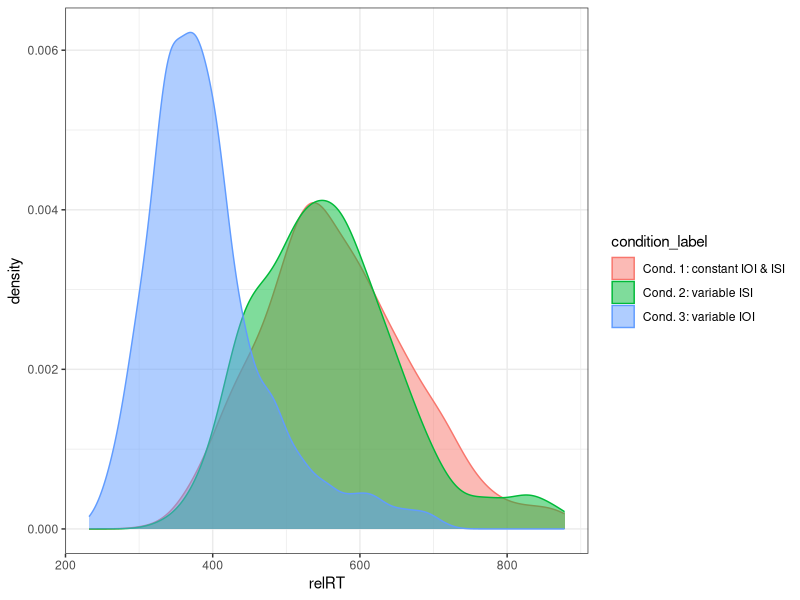
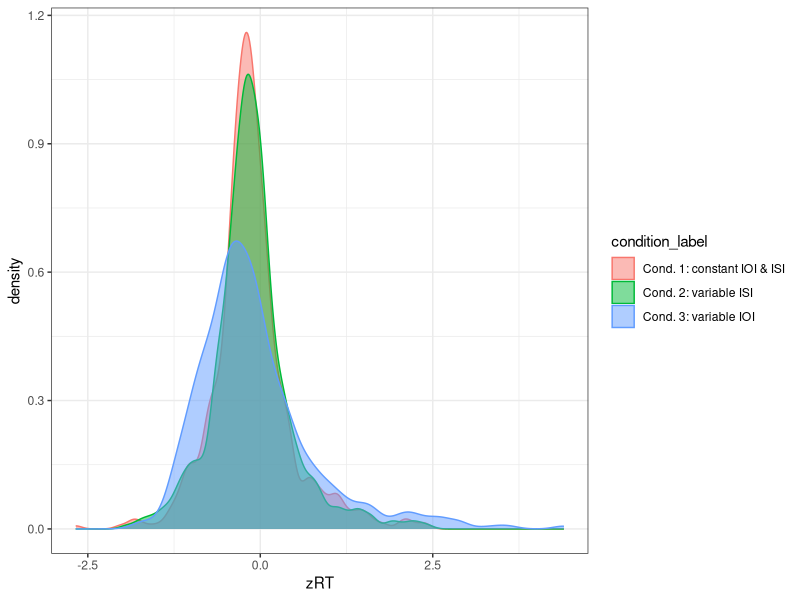
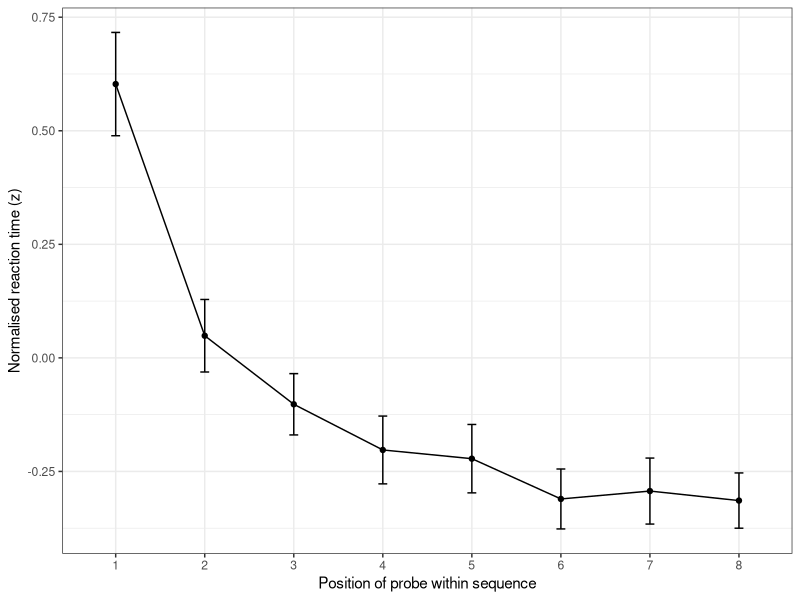
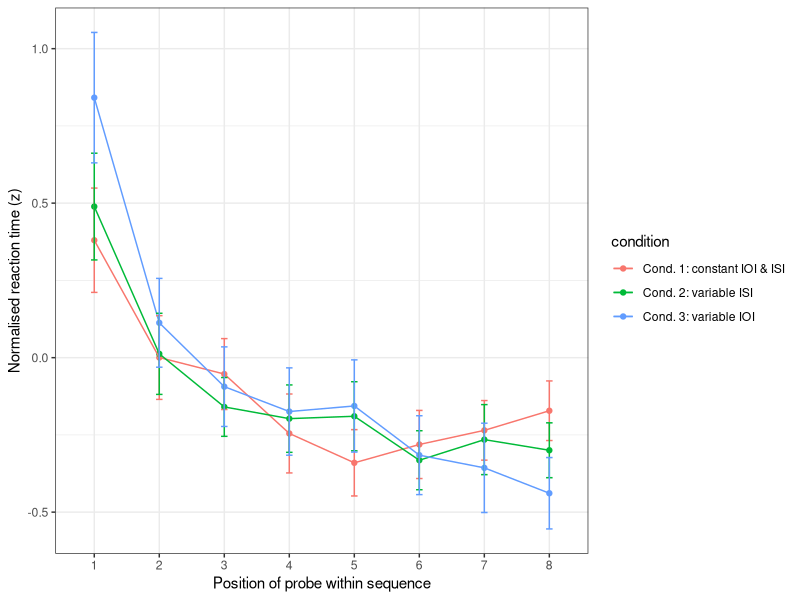
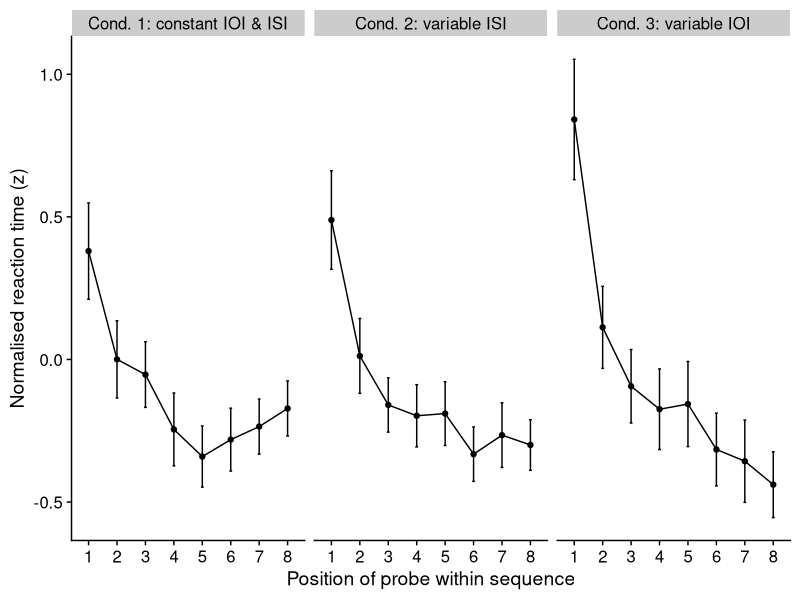
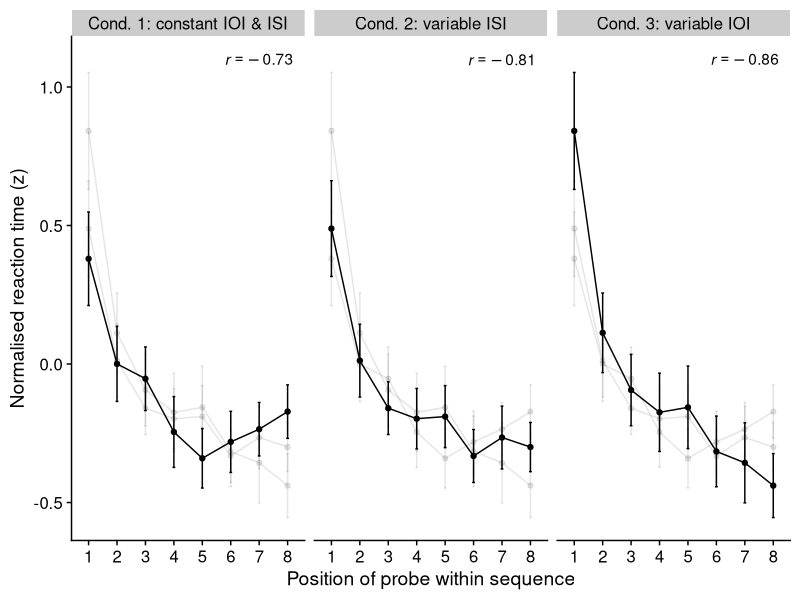

Recreate these plots in R, in order. (Note: this script raises an error after producing the figures.)

#--------------------------------------------------------
# Packages, global variables
#--------------------------------------------------------

rm(list=ls())     # remove previous objects from workspace

library(tidyverse)
theme_set(theme_bw()) # ggplot theme
library(lmerTest)
library(xtable)
library(cowplot)

#------------------------------------------------------------
# Helper functions
#------------------------------------------------------------

# conf_summary()
# partially based on: http://www.cookbook-r.com/Manipulating_data/Summarizing_data/
# group data, and calculate: mean, standard error, 95% confidence interval
conf_summary <- function(data, measurevar, ...) {
  d %>% 
    group_by(...) %>%
    summarise(mean = mean({{measurevar}}, na.rm = T),
              sd = sd({{measurevar}}, na.rm = T),
              N = n(),
              se = sd / sqrt(N),
              ci = se * qt(0.95/2 + .5, N-1)) %>% 
    ungroup()
}

# save plots with cairo
ggsave.alt <- function(plot.lst = list(last_plot()), custom.name = "lastplot",
                       height = fh, width = fw, figscale = 1,
                       figdir = '../plots/',
                       device = cairo_pdf, device_suffix = 'pdf', ...) {
  if (is.null(names(plot.lst))) names(plot.lst) <- custom.name
  plot.names <- paste0(figdir, names(plot.lst), '.', device_suffix)
  pmap(list(plot.names, plot.lst), ggsave,
       device = device, scale = figscale,
       height = height, width = width, ...)
}

#--------------------------------------------------------
# Load data
#--------------------------------------------------------

# semantic labels for conditions
condlabels <- tibble(condition = c(1, 2, 3),
                     condition_label = c('Cond. 1: constant IOI & ISI',
                                         'Cond. 2: variable ISI',
                                         'Cond. 3: variable IOI'))

# read response data
d <- read_csv('../data/seh2_response_data.csv') %>% 
  left_join(condlabels) %>% 
  mutate(condition = as_factor(condition))

#--------------------------------------------------------
# Distributions
#--------------------------------------------------------

# Conditions were conducted on different machines:
# Conditions 1 and 2: Dell XPS M1330, Ubuntu 12.04.
# Condition 3: Lenovo T440s, Ubuntu 15.10.
# RTs are consistently shorter for condition 3.

ggplot(d) + aes(x = relRT, fill = condition_label, colour = condition_label) +
  geom_density(alpha = .5)

ggplot(d) + aes(x = zRT, fill = condition_label, colour = condition_label) +
  geom_density(alpha = .5)

conf_summary(d, relRT, condition_label)
conf_summary(d, zRT, condition_label)

#--------------------------------------------------------
# RTs by probe
#--------------------------------------------------------

## Summary by probe
dsum2 <- conf_summary(d, zRT, probe)
ggplot(dsum2) + aes(x = factor(probe), y = mean, group = 1) +
  geom_point() + geom_line() +
  geom_errorbar(aes(ymin=mean-ci, ymax=mean+ci), width=.1) +
  labs(x = "Position of probe within sequence",
       y = "Normalised reaction time (z)")
# ggsave("dsum_all.pdf", scale = 2)

## Summary by probe and condition
dsum <- conf_summary(d, zRT, probe, condition_label) %>% 
  rename(condition = condition_label)
ggplot(dsum) + aes(x = factor(probe), y = mean,
                   group = condition, color = condition) +
  geom_point() + geom_line() +
  geom_errorbar(aes(ymin=mean-ci, ymax=mean+ci), width=.1) +
  labs(x = "Position of probe within sequence",
       y = "Normalised reaction time (z)")
# ggsave("dsum_conditions.pdf", scale = 2)

ggplot(dsum) + aes(x = factor(probe), y = mean, group = condition) +
  geom_point() + geom_line() +
  geom_errorbar(aes(ymin=mean-ci, ymax=mean+ci), width=.1) +
  facet_wrap(~ condition) +
  labs(x = "Position of probe within sequence",
       y = "Normalised reaction time (z)") +
  theme(legend.position="none") +
  theme_cowplot()
# ggsave(paste0(figdir, "dsum_conditions2.pdf"), width = 10, height = 6)

# summary statistics (for plot overlay)
dsum.stat <- dsum %>% 
  group_by(condition) %>% 
  summarise(r = cor(probe, mean) %>% round(2)) %>% 
  mutate(highlight = condition)

# with hihglight
dsum %>% 
  crossing(highlight = unique(.$condition)) %>%
  ggplot() +
  aes(x = factor(probe), y = mean, group = condition,
      alpha = highlight == condition) +
  geom_point() + geom_line() +
  geom_errorbar(aes(ymin=mean-ci, ymax=mean+ci), width=.1) +
  facet_wrap(~ condition) +
  labs(x = "Position of probe within sequence",
       y = "Normalised reaction time (z)") +
  facet_wrap(~highlight) +
  scale_alpha_discrete(range = c(.1, 1)) +
  geom_text(aes(x = 7, y = 1.1, label = paste0("italic(r) == ", r)), parse = T, 
            data = dsum.stat) +
  theme_cowplot() +
  theme(legend.position="none")

ggsave.alt(custom.name = "dsum_conditions3", width = 7.5, height = 5)
ggsave.alt(custom.name = "dsum_conditions3", width = 7.5, height = 5,
           device = 'jpeg', device_suffix = 'jpg')

#--------------------------------------------------------
# mixed models
#--------------------------------------------------------

# probe + probe.dist
mm1 <- lmer(zRT ~ probe + probe.dist + (1 + probe | subjectID),
            d, REML = F)
summary(mm1)
mm1.null <- lmer(zRT ~ probe.dist + (1 + probe | subjectID),
                 d, REML = T)
anova(mm1, mm1.null)

# probe + probe.dist + condition
mm2 <- lmer(zRT ~ probe + probe.dist + condition + (1 + probe | subjectID),
            d, REML = F)
summary(mm2)
mm2.null <- lmer(zRT ~ probe + probe.dist + (1 + probe | subjectID),
                 d, REML = T)
anova(mm2, mm2.null)

# probe + probe.dist + condition*probe
mm3 <- lmer(zRT ~ probe.dist + probe + condition + (probe*condition) +
              (1 + probe | subjectID),
            d, REML = F)
summary(mm3)
mm3.null <- lmer(zRT ~ probe.dist + probe + condition + (1 + probe | subjectID),
                 d, REML = T)
anova(mm3, mm3.null)

#--------------------------------------------------------

print(xtable(summary(mm3)$coefficients, digits = 4),
      scalebox = '.8', include.rownames = T, booktabs = T)

print(xtable(anova(mm3), digits = 4),
      scalebox = '.8', include.rownames = T, booktabs = T)
